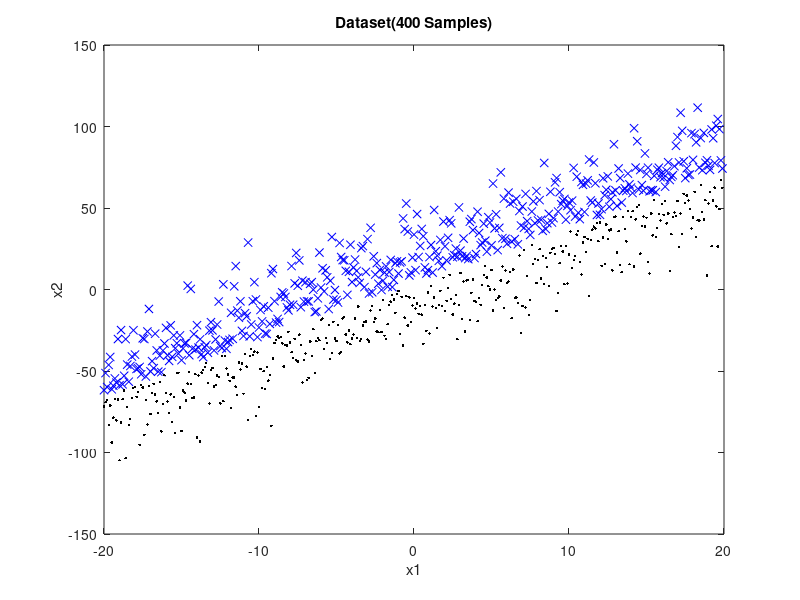

Reproduce this figure in MATLAB. (Note: this script raises an error after producing the figure.)
clear;clc;
X1_1 = load('data1.txt');
X2_1 = load('data2.txt');
n=400;
alpha = 1;
for i=1:n
   X1(i,:)=X1_1(200-(n/2)+i,:);
   X2(i,:)=X2_1(200-(n/2)+i,:);
end
x1 = [X1(:,1),X1(:,2)]; y1=zeros(n,1);
x2 = [X2(:,1),X2(:,2)]; y2=[X2(:,3)];
plot(x1(:,1),x1(:,2),'bx',x2(:,1),x2(:,2),'k.');
title('Dataset(400 Samples)');
xlabel('x1');
ylabel('x2');
hold on;
X = [x1;x2];
X = [ones(2*n,1),X];
y = [y1;y2];
initial_theta = [0;0;0];
%  options = optimset('GradObj', 'on', 'MaxIter',20);
%  [theta, cost] = fminunc(@(t)(costFunction(t, X, y)), initial_theta, options);
theta = gradientDescent(X, y, initial_theta, alpha, 1470)

l1=-20:0.01:20;
l2 = ( -theta(2)*l1 - theta(1) )/theta(3);
plot(l1,l2,'r');